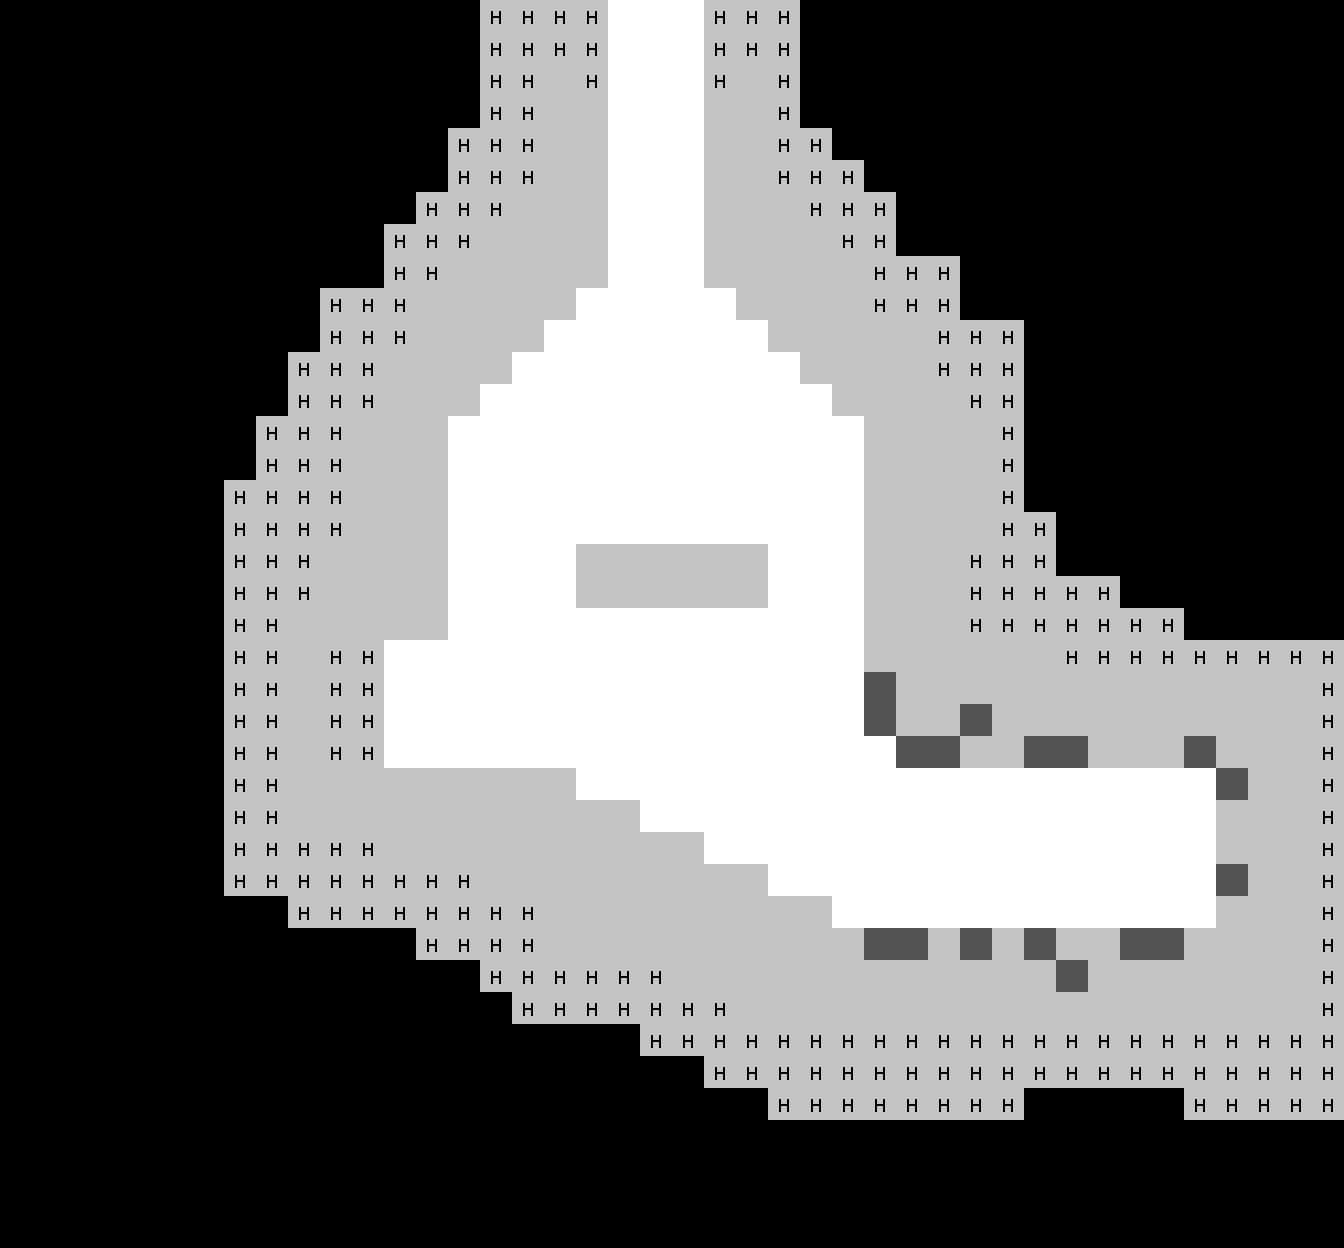

The image is a tile-based game level rendered from a .tmx file. Its description and source (layers, tilesets, objects; grid data summarised) follow:
An orthogonal 42x39 tile map with 32x32 px tiles, 3 tile layers (0, 1, 2) and 5 objects (2x 141, 2x 93, 209).

<map version="1.0" orientation="orthogonal" width="42" height="39" tilewidth="32" tileheight="32">
 <tileset firstgid="1" source="tileset.tsx" />
 <layer name="0" width="42" height="39">
  <data>[1638 cells, 0 non-empty, 0 distinct tile ids]</data>
 </layer>
 <layer name="1" width="42" height="39">
  <data>[1638 cells, 835 non-empty, 4 distinct tile ids]</data>
 </layer>
 <layer name="2" width="42" height="39" opacity="0.8">
  <data>[1638 cells, 0 non-empty, 0 distinct tile ids]</data>
 </layer>
 <objectgroup name="object" width="42" height="39">
  <object name="Main enemy" type="141" x="1080" y="832" width="74" height="66" />
  <object name="atromi" type="141" x="925" y="818" width="65" height="72" />
  <object name="box" type="93" x="580" y="362" width="156" height="124" />
  <object name="ladder" type="209" x="482" y="598" width="71" height="80" />
  <object name="box" type="93" x="778" y="566" width="62" height="60" />
 </objectgroup>
</map>